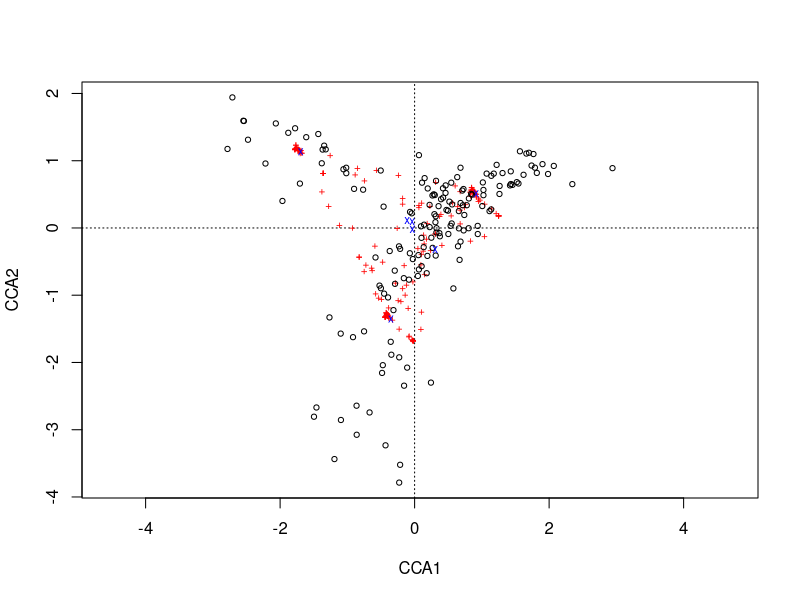
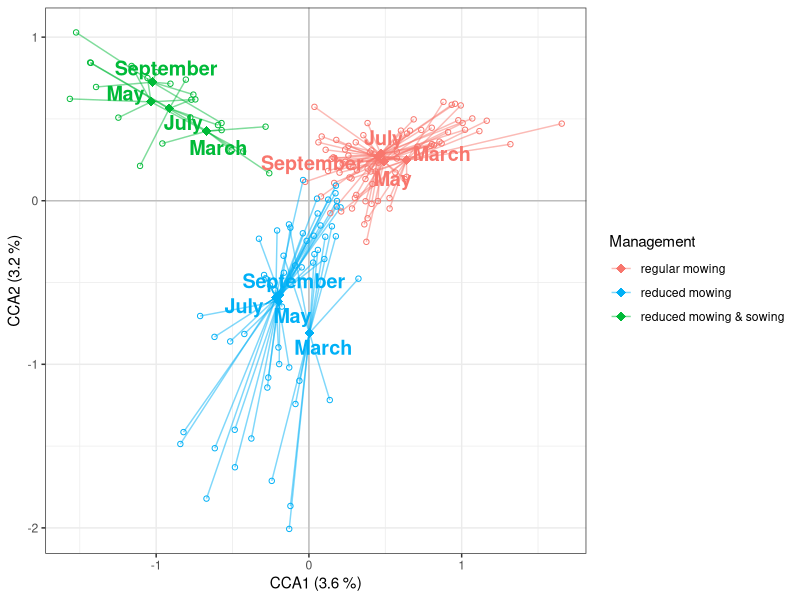
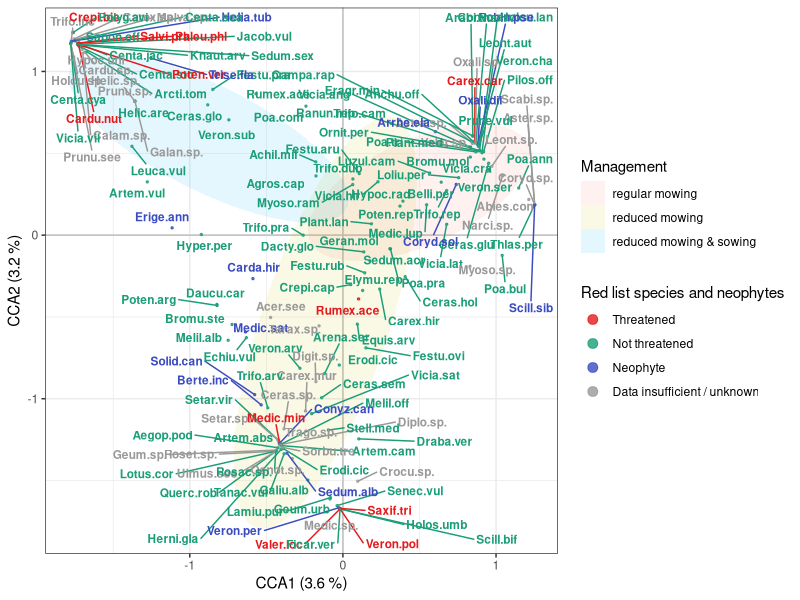

These figures' R source, in order:
# Purpose:  Canonical correspondence analysis for species composition sampled at 1m2 plots

dev.off()


library(tidyverse)
library(vegan)
library(ggrepel)

citation()

# read & wrangle data ----- 
species_data <- read_csv("data/Compos1m2.csv") %>% 
  unite(Plot, PlotNo, Subplot, MonthLabel, remove = FALSE) %>% 
  column_to_rownames("Plot") %>% 
  dplyr::select(-c( "PlotNo", "MowFreq", "MonthLabel", "Subplot"))

str(species_data)

plot_data <- read_csv("data/Compos1m2.csv") %>% 
  unite(Plot, PlotNo, Subplot, MonthLabel, remove = FALSE) %>%  
  unite(Random_effect, PlotNo, MonthLabel, remove = FALSE) %>% 
  dplyr::select(Plot, Random_effect, PlotNo, MowFreq, MonthLabel, Subplot) 

str(plot_data)

Trait_data <- read_csv("data/traits.csv") %>% 
  rename(species=Taxon) %>% 
  mutate(trait=
           case_when(trait=="NotThreatened"~ "Not threatened",
                     trait=="ForeWarning"~ "Threatened",
                     is.na(trait) ~ "Data insufficient / unknown",
                     .default=trait))  

Trait_data %>% 
  distinct(trait)

# Data exploration -----
# check both data sets for NA‘s
anyNA(species_data) # no NA's
anyNA(plot_data) # no NA's

## Linear or nonlinear methods to use? ----
# check gradient length of first DCA axis (optional)
# if axis lengths for DCA1 is 
# <3 -> linear methods (PCA)
# >3 -> nonlinear methods (CCA)
# in any case non metric distance based methods can be used (NMDS or PCoA)
decorana(species_data) 
#  >3 -> linear methods  are not applicable as axis lengths for DCA1 is >3

# Canonical correspondence analysis
set.seed(1)
ord_mod1 <- cca(species_data ~ MowFreq:MonthLabel + MowFreq + MonthLabel, data = plot_data,
             scale = FALSE) # scale data to have the same units
ord_mod1
anova(ord_mod1, strata = as.factor(plot_data$PlotNo), # random effects
                                   by= "terms") # each term (sequentially from first to last), depends on the order

set.seed(1)
ord_mod <- cca(species_data ~ MowFreq + MonthLabel , data = plot_data,
             scale = FALSE) # scale data to have the same units
ord_mod

anova(ord_mod, strata = as.factor(plot_data$PlotNo),
      by= "margin") # test for conditional effects (does not depend on the order)


# multicolinearity check
vif.cca(ord_mod)
# proportion variance explained by RDA axes
summary(eigenvals(ord_mod))
# adjusted R2
RsquareAdj(ord_mod)

# Permutation tests ------
## --- model fit statistics ---
set.seed(1)
anova(ord_mod, strata = as.factor(plot_data$PlotNo)) # model fit statistics

plot(ord_mod)

# extract species scores
sp.scrs <- scores(ord_mod, display = "species",
                  scaling = "species") %>% 
  as_tibble(rownames = "species") %>% 
  left_join(Trait_data, by="species") %>% 
  mutate(species_full_name=species,
         species = if_else(
           str_count(species, "\\S+") == 1,      # If only one word (non-space sequence)
           paste(species, "sp."),                # add "sp."
           species                               # else keep as is
         ),
         species = str_c(str_split_i(species, '\\s+', 1) %>%    # splits the species_name at each empty space in the species name and extracts the first word (the genus)
                           str_sub(.,  1, 5 ),          #  in this string (".") subtracts first 4 letters of genus (start, end 
                         str_split_i( species, '\\s+', 2) %>%   # gets the second part of the species name after the first empty space (species)
                           str_sub(., 1, 3),            #  subtracts first 5 letters of from that second part (species)
                         sep = '.')) %>% 
  mutate(trait=fct_relevel(trait,"Threatened",
                           "Not threatened", 
                           "Neophyte", 
                           "Data insufficient / unknown"))

sp.scrs

sp.scrs %>% 
  filter(is.na(species))

# extract plot scores 
plot.scrs <- scores(ord_mod, display = "sites",
                    scaling = "sites") %>% 
  as_tibble(rownames = "Plot") %>% 
  left_join(plot_data, by="Plot") 

plot.scrs

# calculate centroid for  Grazing_season
centroid_mowing <- scores(ord_mod, 
                    display="cn",  
                    scaling="species") %>%   
  as_tibble(rownames = "treatment")  %>%
  filter(str_detect(treatment, "MowFreq")) %>% 
  mutate(MowFreq=stringr::str_sub(treatment, 8)) %>% 
  dplyr::select(-treatment) %>% 
  rename(CCA1_mowing=CCA1,
         CCA2_mowing=CCA2)

centroid_mowing

centroid_month <- scores(ord_mod, 
                         display="cn",  
                         scaling="species") %>%   
  as_tibble(rownames = "treatment")  %>%
  filter(str_detect(treatment, "MonthLabel")) %>% 
  mutate(MonthLabel=stringr::str_sub(treatment, 11)) %>% 
  dplyr::select(-treatment) %>% 
  rename(CCA1_month=CCA1,
         CCA2_month=CCA2)

centroid_month

# centroid for interaction from raw data
centroids <- plot.scrs %>% 
  group_by(MowFreq, MonthLabel) %>% 
  summarise(CCA1_centroid=mean(CCA1),
            CCA2_centroid=mean(CCA2)) %>% 
  ungroup() %>% 
  left_join(centroid_mowing, by=c("MowFreq")) %>% 
  left_join(centroid_month, by=c("MonthLabel")) %>%
  mutate(Mowing=case_when(
    MowFreq == "reduced_sown" ~ "reduced mowing & sowing",
    MowFreq == "regular" ~ "regular mowing",
    MowFreq == "reduced" ~ "reduced mowing",
    TRUE ~ as.character(MowFreq)))

centroids

# merge with site scores, order levels of categorical predictors
plot.scrs <- plot.scrs %>%
   left_join(centroids, by=c("MowFreq", "MonthLabel")) %>%
    mutate(Mowing=fct_relevel(Mowing,"regular mowing", "reduced mowing", "reduced mowing & sowing")) %>% 
   mutate(MonthLabel=fct_relevel(MonthLabel,"March", "May", "July", "September")) 

plot.scrs

set.seed(11)
# plot for plots data
plot1 <- ggplot(data=plot.scrs, 
                aes(x=CCA1, y=CCA2))+
  geom_hline(yintercept = 0, color="grey", lty =1) +
  geom_vline(xintercept = 0, color="grey", lty =1) +
  # spiders

  geom_segment(data = plot.scrs,        
               mapping = aes(xend = CCA1_centroid, yend = CCA2_centroid, 
                             color=Mowing),
               alpha=0.5) +
  # add plot scores as point:
  geom_point(data=plot.scrs, 
             aes(x=CCA1, y=CCA2, 
                 color=Mowing),
             size=1.5, pch=21) + 
  # add centroids as point:
  geom_point(data=plot.scrs, 
             aes(x=CCA1_centroid, y=CCA2_centroid, 
                 color=Mowing),
             size=3, pch=18) + 
  # centroids as text
  geom_text_repel(data=centroids, 
                  #geom_text(data=centroids, 
                  aes(x=CCA1_centroid, y=CCA2_centroid, 
                      color=Mowing, label = MonthLabel), 
                  size=5, fontface="bold", show_guide = F) +
  theme_bw()+
  scale_color_manual(values = c("#F8766D", "#00B0F6","#00BA38"))+
  labs(color="Management", x="CCA1 (3.6 %)", y="CCA2 (3.2 %)")


print(plot1)


# ggsave("CCA_plot1.png", plot1, width = 6, height = 6, dpi = 350)
# ggsave("CCA_plot1.jpeg", plot1, width = 6, height = 6, dpi = 350)

# plot for species data
set.seed(11)
plot2 <- ggplot(data=plot.scrs, 
                aes(x=CCA1, y=CCA2))+
  geom_hline(yintercept = 0, color="grey", lty =1) +
  geom_vline(xintercept = 0, color="grey", lty =1) +
  # ellipse 
  stat_ellipse(aes(fill=Mowing), alpha=0.1,
               type='t', # type = 't' means the ellipses are calculated assuming a multivariate t-distribution (robust to outliers)
               linewidth =0.0001, geom="polygon",
               level=0.95, # ellipses represent a 95% confidence interval for the multivariate mean of each group) +
               color="gray88") +
  # species
  geom_point(data=sp.scrs, 
             aes(x=CCA1, y=CCA2, color=trait), 
             size = 0.5,  
             alpha=0.8, pch=19)+
  geom_text_repel(data=sp.scrs, 
                  aes(x=CCA1, y=CCA2, label = species,
                      color=trait), #Genus , Sociality ,  life_strategy, Nest_location
                  size=3, fontface="bold", show_guide = F,
                  max.overlaps=Inf) +
  theme_bw()+
  guides(color = guide_legend(override.aes = list(size = 3))) + # makes legend dots large
  scale_color_manual(values = c(
    "Not threatened" = "#1b9e77",   
   # "Endangered"    = "#e41a1c",   
    "Threatened"     = "#e41a1c",   
    "Neophyte"       = "#3b4cc0",   
    "Data insufficient / unknown"  = "#999999")) +
  scale_fill_manual(values = c(
    "regular mowing" = "#F8766D",
    "reduced mowing" = "yellow3",
    "reduced mowing & sowing" = "#00B0F6"
  )) +
  labs(color="Red list species and neophytes", fill="Management",
       x="CCA1 (3.6 %)", y="CCA2 (3.2 %)")

print(plot2)
